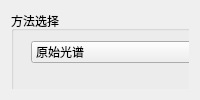
      <widget class="QWidget" name="tab_more">
       <attribute name="icon">
        <iconset>
         <normaloff>../source/icon/calender.png</normaloff>../source/icon/calender.png</iconset>
       </attribute>
       <attribute name="title">
        <string>预处理</string>
       </attribute>
       <layout class="QVBoxLayout" name="verticalLayout_3">
        <item>
         <widget class="QWidget" name="widget_5" native="true">
          <widget class="QGroupBox" name="groupBox_5">
           <property name="geometry">
            <rect>
             <x>0</x>
             <y>0</y>
             <width>281</width>
             <height>341</height>
            </rect>
           </property>
           <property name="title">
            <string>方法选择</string>
           </property>
           <widget class="QComboBox" name="cb_PreprocessSelect">
            <property name="geometry">
             <rect>
              <x>20</x>
              <y>30</y>
              <width>221</width>
              <height>22</height>
             </rect>
            </property>
            <item>
             <property name="text">
              <string>原始光谱</string>
             </property>
            </item>
            <item>
             <property name="text">
              <string>多元散射校正</string>
             </property>
            </item>
            <item>
             <property name="text">
              <string>标准正态变换</string>
             </property>
            </item>
            <item>
             <property name="text">
              <string>SG卷积平滑</string>
             </property>
            </item>
            <item>
             <property name="text">
              <string>一阶导数</string>
             </property>
            </item>
            <item>
             <property name="text">
              <string>二阶导数</string>
             </property>
            </item>
            <item>
             <property name="text">
              <string>矢量归一化</string>
             </property>
            </item>
            <item>
             <property name="text">
              <string>小波变换</string>
             </property>
            </item>
           </widget>
           <widget class="QPushButton" name="btn_PreDataShow">
            <property name="geometry">
             <rect>
              <x>20</x>
              <y>190</y>
              <width>221</width>
              <height>22</height>
             </rect>
            </property>
            <property name="text">
             <string>显示预处理图像</string>
            </property>
           </widget>
          </widget>
          <widget class="QGroupBox" name="groupBox_6">
           <property name="geometry">
            <rect>
             <x>290</x>
             <y>0</y>
             <width>691</width>
             <height>341</height>
            </rect>
           </property>
           <property name="title">
            <string>预处理结果显示</string>
           </property>
           <widget class="PlotWidget" name="Graph_PreprocessShow">
            <property name="geometry">
             <rect>
              <x>10</x>
              <y>20</y>
              <width>671</width>
              <height>311</height>
             </rect>
            </property>
            <property name="backgroundBrush">
             <brush brushstyle="NoBrush">
              <color alpha="255">
               <red>255</red>
               <green>255</green>
               <blue>255</blue>
              </color>
             </brush>
            </property>
           </widget>
          </widget>
          <widget class="QGroupBox" name="groupBox_9">
           <property name="geometry">
            <rect>
             <x>0</x>
             <y>350</y>
             <width>281</width>
             <height>271</height>
            </rect>
           </property>
           <property name="title">
            <string>样本划分</string>
           </property>
           <widget class="QComboBox" name="cb_SampleDivide">
            <property name="geometry">
             <rect>
              <x>20</x>
              <y>30</y>
              <width>221</width>
              <height>22</height>
             </rect>
            </property>
            <item>
             <property name="text">
              <string>KS划分</string>
             </property>
            </item>
            <item>
             <property name="text">
              <string>SR划分</string>
             </property>
            </item>
            <item>
             <property name="text">
              <string>SPXY划分</string>
             </property>
            </item>
           </widget>
           <widget class="QLabel" name="label_5">
            <property name="geometry">
             <rect>
              <x>20</x>
              <y>100</y>
              <width>131</width>
              <height>16</height>
             </rect>
            </property>
            <property name="text">
             <string>划分比例：</string>
            </property>
           </widget>
           <widget class="QLineEdit" name="txt_SampleRatio">
            <property name="geometry">
             <rect>
              <x>20</x>
              <y>120</y>
              <width>221</width>
              <height>20</height>
             </rect>
            </property>
           </widget>
           <widget class="QPushButton" name="btn_SampleDistribution">
            <property name="geometry">
             <rect>
              <x>20</x>
              <y>180</y>
              <width>221</width>
              <height>23</height>
             </rect>
            </property>
            <property name="text">
             <string>划分样本</string>
            </property>
           </widget>
          </widget>
          <widget class="QGroupBox" name="groupBox_10">
           <property name="geometry">
            <rect>
             <x>290</x>
             <y>350</y>
             <width>691</width>
             <height>271</height>
            </rect>
           </property>
           <property name="title">
            <string>样本分布显示</string>
           </property>
           <widget class="PlotWidget" name="Graph_SampleShow">
            <property name="geometry">
             <rect>
              <x>10</x>
              <y>20</y>
              <width>671</width>
              <height>241</height>
             </rect>
            </property>
            <property name="backgroundBrush">
             <brush brushstyle="NoBrush">
              <color alpha="255">
               <red>255</red>
               <green>255</green>
               <blue>255</blue>
              </color>
             </brush>
            </property>
           </widget>
          </widget>
         </widget>
        </item>
       </layout>
      </widget>
